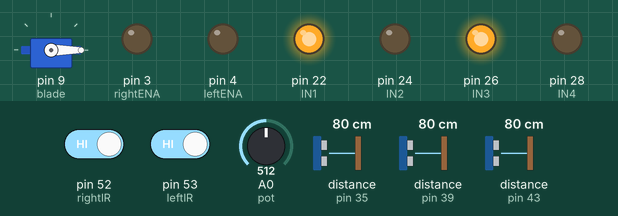
Recording of a sketch running on a simulated Arduino Mega 2560, built with avr-gcc and run on an emulated ATmega2560. Shown: servo, output pins drawn as LEDs (lit = HIGH). Wiring (inferred from the names in the program): 3 × ultrasonic range finder: trigger pin 34, echo pin 35 / trigger pin 38, echo pin 39 / trigger pin 42, echo pin 43. Inputs (shaded band) come from the test bench; at power-on: pin 52 (rightIR) HIGH, A0 (pot) = 512, pin 53 (leftIR) HIGH, distance to the obstacle (sensors on pin 35, pin 39, pin 43) 80 cm. The echo pulse lasts 58.3 µs per cm; pins used as bus, display or sensor lines are not drawn.

Above: at 1.2 s.
1.3 s: pin 52 (rightIR) driven LOW
At 2.5 s:
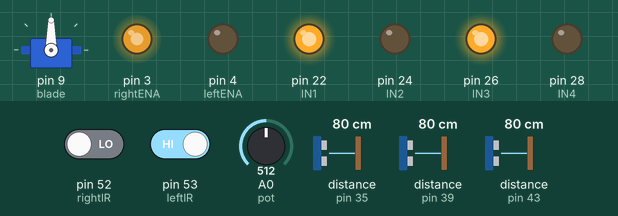
2.8 s: A0 (pot) set to 716
At 3.6 s:
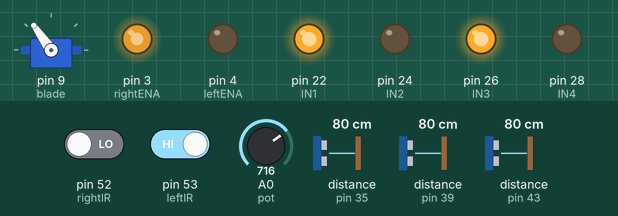
4.3 s: pin 53 (leftIR) driven LOW
At 5.3 s:
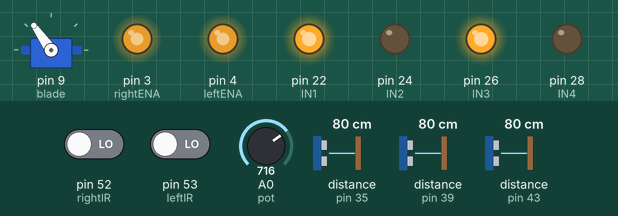
5.8 s: distance to the obstacle (sensor on pin 35) set to 51 cm
7.3 s: distance to the obstacle (sensor on pin 35) set to 40 cm
At 7.9 s:
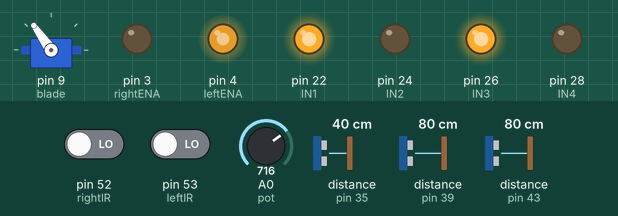
8.8 s: A0 (pot) set to 992
At 9.9 s:
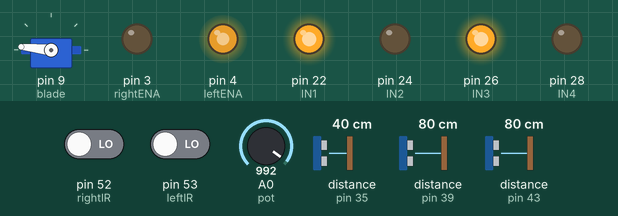
Timing chart, 0 to 11.3 s (numbered marks = the images above; inputs shaded):
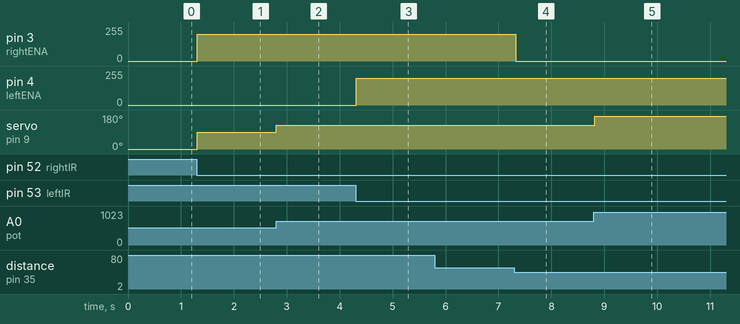

The sketch:

Mower.ino
```cpp
#include <Servo.h>


#define IN1 22
#define IN2 24
#define IN3 26
#define IN4 28
#define rightENA 3
#define leftENA 4
#define blade 9
#define rightIR 52
#define leftIR 53
#define centerTrigger 34
#define centerEcho 35
#define rightTrigger 38
#define rightEcho 39
#define leftTrigger 42
#define leftEcho 43
#define pot A0

int i, j;
float Accum;
const int InputNodes = 5;
const int HiddenNodes = 6;
const int OutputNodes = 3;

float Output[OutputNodes];
float Hidden[HiddenNodes];

byte Input[InputNodes];

float HiddenWeights[InputNodes+1][HiddenNodes] = {
{-1.34, 3.08, -0.27, 1.15, 0.59, 0.08, },
{-4.77, 5.80, -0.77, -1.17, 3.26, -0.82, },
{-0.27, -2.27, 0.13, -2.96, 3.34, 0.22, },
{1.64, 5.91, -4.52, 7.28, -8.49, -4.09, },
{3.92, -7.65, -6.28, -2.90, 3.77, -4.89, },
{-1.64, -3.25, 2.98, -1.58, -0.46, 2.16 }
};

float OutputWeights[HiddenNodes+1][OutputNodes] = {
{7.10, 3.96, 1.60, },
{-10.97, 1.37, -0.66, },
{-7.98, -1.64, -7.83, },
{-4.30, 6.06, 2.97, },
{2.43, -10.29, 0.46, },
{-4.77, -2.47, -5.53, },
{3.87, 0.12, 5.47 }
};


int rightSpeed;
int leftSpeed;
int bladeSpeed;
int centerDuration;
int leftDuration;
int rightDuration;
float centerDistance;
float leftDistance;
float rightDistance;
int minDistance = 45;

void FeedForward();
Servo ESC;


void setup() {
  pinMode(IN1, OUTPUT);
  pinMode(IN2, OUTPUT);
  pinMode(IN3, OUTPUT);
  pinMode(IN4, OUTPUT);
  pinMode(rightENA, OUTPUT);
  pinMode(leftENA, OUTPUT);
  pinMode(blade, OUTPUT);
  pinMode(rightIR, INPUT);
  pinMode(leftIR, INPUT);
  pinMode(centerTrigger, OUTPUT);
  pinMode(leftTrigger, OUTPUT);
  pinMode(rightTrigger, OUTPUT);
  pinMode(centerEcho, INPUT);
  pinMode(leftEcho, INPUT);
  pinMode(rightEcho, INPUT);
  pinMode(pot, INPUT);


  digitalWrite(IN1, HIGH);
  digitalWrite(IN2, LOW);
  digitalWrite(IN3, HIGH);
  digitalWrite(IN4, LOW);

  Serial.begin(9600);
  ESC.attach(9,1000,2000); // (pin, min pulse width, max pulse width in milleseconds)
  ESC.writeMicroseconds(1000);
  FeedForward();
}

void FeedForward(){
  /******************************************************************
* Compute hidden layer activations
******************************************************************/

      for( i = 0 ; i < HiddenNodes ; i++ ) {
        Accum = HiddenWeights[InputNodes][i] ;
        for( j = 0 ; j < InputNodes ; j++ ) {
          Accum += Input[j] * HiddenWeights[j][i] ;
        }
        Hidden[i] = 1.0/(1.0 + exp(-Accum)) ;
      }

/******************************************************************
* Compute output layer activations and calculate errors
******************************************************************/

      for( i = 0 ; i < OutputNodes ; i++ ) {
        Accum = OutputWeights[HiddenNodes][i] ;
        for( j = 0 ; j < HiddenNodes ; j++ ) {
          Accum += Hidden[j] * OutputWeights[j][i] ;
        }
        Output[i] = 1.0/(1.0 + exp(-Accum)) ;
      }
//      for(i = 0; i < OutputNodes; i++) Serial.println(Output[i]);
}

void loop() {
  digitalWrite(centerTrigger, HIGH);
  delayMicroseconds(100);
  digitalWrite(centerTrigger, LOW);
  centerDuration = pulseIn(centerEcho, HIGH);
  centerDistance = centerDuration * 0.017;

  digitalWrite(rightTrigger, HIGH);
  delayMicroseconds(100);
  digitalWrite(rightTrigger, LOW);
  rightDuration = pulseIn(rightEcho, HIGH);
  rightDistance = rightDuration * 0.017;

  digitalWrite(leftTrigger, HIGH);
  delayMicroseconds(100);
  digitalWrite(leftTrigger, LOW);
  leftDuration = pulseIn(leftEcho, HIGH);
  leftDistance = leftDuration * 0.017;

  Input[0] = leftDistance < minDistance ? 1 : 0;
  Input[1] = centerDistance < minDistance ? 1 : 0;
  Input[2] = rightDistance < minDistance ? 1 : 0;
  Input[3] = digitalRead(leftIR) == LOW ? 1 : 0;
  Input[4] = digitalRead(rightIR) == LOW ? 1 : 0;

  FeedForward();

  rightSpeed = Output[0] > 0.5 ? 200 : 0;
  leftSpeed = Output[1] > 0.5 ? 200 : 0;

  analogWrite(rightENA, rightSpeed);
  analogWrite(leftENA, leftSpeed);


int potValue;

  // put your main code here, to run repeatedly:
  potValue = analogRead(pot);
  potValue = map(potValue, 0, 1023, 0, 180);
// for ( int bladeSpeed =0; bladeSpeed <= 35; bladeSpeed +=5){
    ESC.write(Output[2] > 0.5 ? potValue : 0);
}
```

Measured:
- the behaviour switches between 46 and 45 cm on distance to the obstacle (sensor on pin 35) (found by bisection; images 3 and 4)
- after the input at 1.3 s, pin 3 (rightENA): 0/255 → 200/255 at once; servo on pin 9 (blade): 0° → 90° at once
- after the input at 2.8 s, servo on pin 9 (blade): 90° → 125° at once
- after the input at 4.3 s, pin 4 (leftENA): 0/255 → 200/255 at once
- after the input at 5.8 s, every drawn part: stays the same
- after the input at 7.3 s, pin 3 (rightENA): 200/255 → 0/255 at once
- after the input at 8.8 s, servo on pin 9 (blade): 125° → 174° at once
